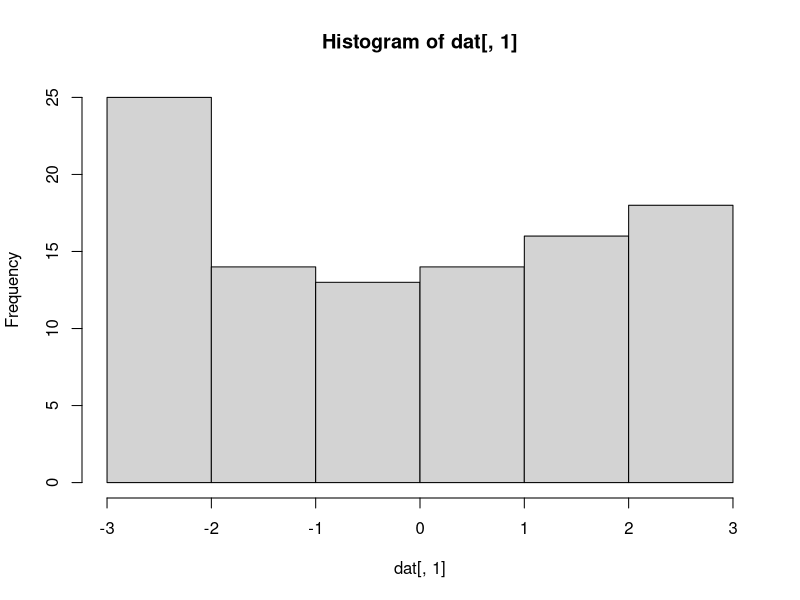
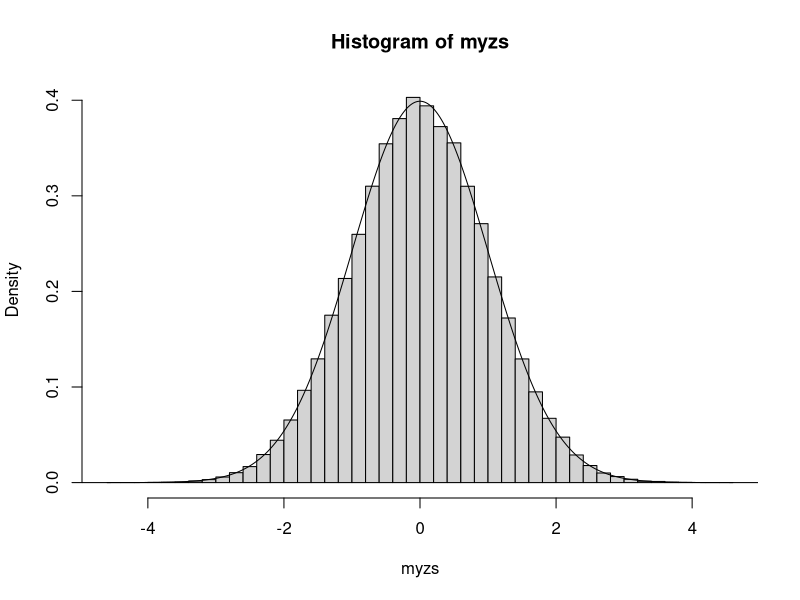
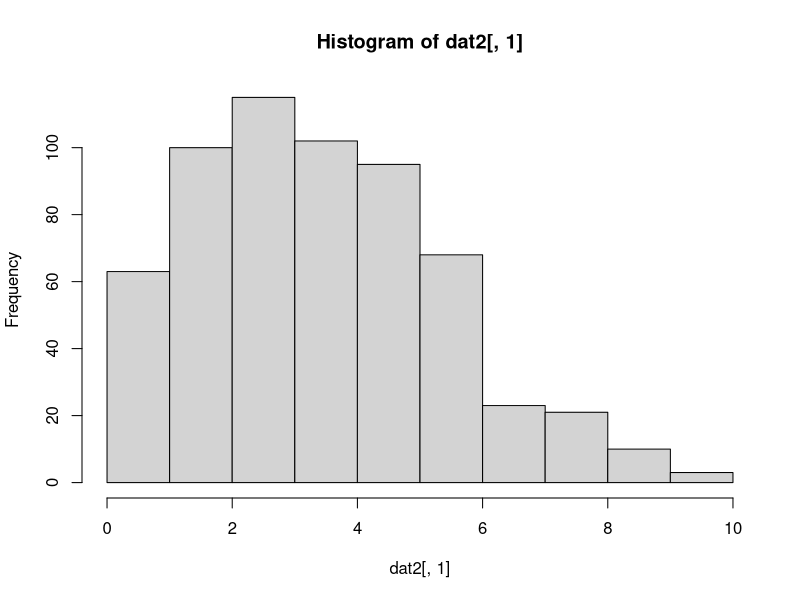
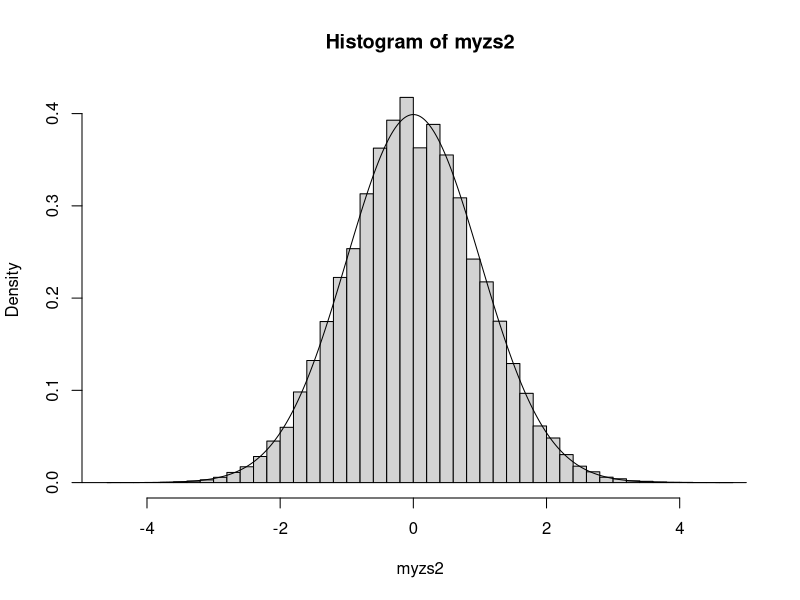

Recreate these plots in R, in order.
####################
#Demo of CLT########
####################

#NOTE: This .R file contains advanced R code.  
#It is not required to know how these functions work at this time.
#(But this can help demonstrate the power of R)
set.seed(112233)

#Suppose we sample 100 observations from
#from a population with mean 0, standard deviation sqrt(3), 
#but is not normal.
#And suppose we do this process 100,000 times
dat = replicate(100000, runif(100,-3,3))

#Histogram of one sample
hist(dat[,1])

#Compute Z for each sample
mymeans = apply(dat, 2, mean)
myzs = (mymeans - 0)/(sqrt(3)/sqrt(100))

#Plot a histogram of the Z's
hist(myzs, breaks = 40, freq = FALSE)

#Overlay a Normal(0,1) distribution
lines(seq(-5,5,.001), dnorm(seq(-5,5,.001)))

#Almost a perfect fit.

#Do this again for an even more skewed distribution.

#Suppose we sample 600 observations from
#from a population with mean 4, standard deviation 2, 
#but is not normal.
#And suppose we do this process 100,000 times
dat2 = replicate(100000, rpois(600,4))

#Histogram of one sample
hist(dat2[,1], breaks = 10)

#Compute Z for each sample
mymeans2 = apply(dat2, 2, mean)
myzs2 = (mymeans2 - 4)/(2/sqrt(600))

#Plot a histogram of the Z's
hist(myzs2, breaks = 40, freq = FALSE)

#Should be positively skewed

#Overlay a Normal(0,1) distribution
lines(seq(-5,5,.001), dnorm(seq(-5,5,.001)))

#Still almost a perfect fit.

#Problems
1-pnorm(1012, 1000, 100/sqrt(400))
1-pnorm(1012, 1000, 5)

pnorm(0.08, 0.1, sqrt(0.1*0.9/400) )
pnorm(0.08, 0.1, 0.015)
